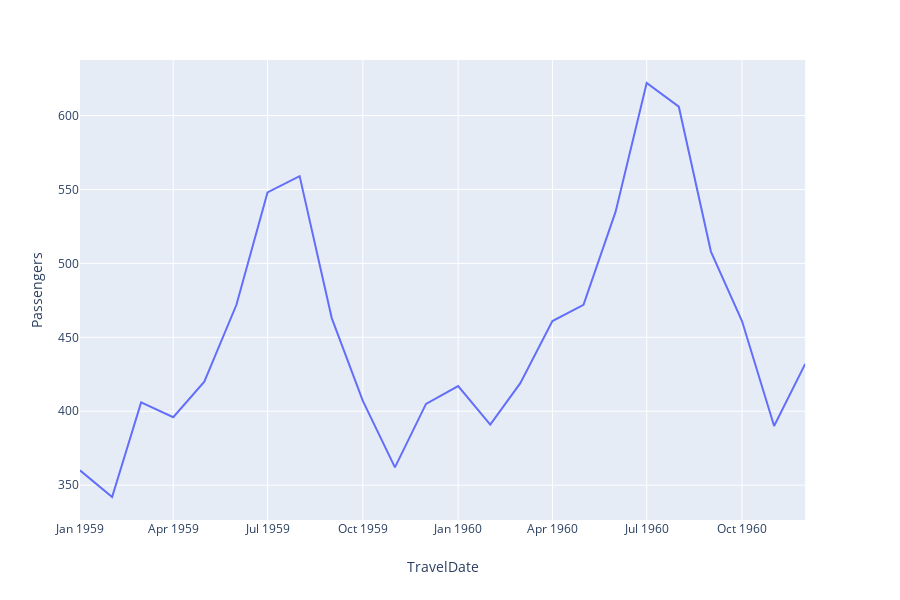

Notebook code for this chart:
### Markdown cell above
Vemos una tendencia al alza que indica que la aerolínea tendría más pasajeros con el tiempo. Aunque hay altibajos en cada momento, generalmente podemos observar que la tendencia aumenta. También podemos notar cómo los altibajos parecen ser un poco regulares, lo que significa que también podríamos estar observando un patrón estacional. Echemos un vistazo más de cerca al observar los datos de algunos años:

### Code cell
px.line(airpassengerspx[(airpassengerspx.TravelDate.dt.year >= 1959)], x="TravelDate", y="Passengers")

### Figure 1 — Plotly figure (JSON) as saved in the notebook; plotly's stock layout.template omitted (floating-point values rounded to 4 significant figures)
{"data": [{"hoverlabel": {"namelength": 0}, "hovertemplate": "TravelDate=%{x}<br>Passengers=%{y}", "legendgroup": "", "line": {"color": "#636efa", "dash": "solid"}, "mode": "lines", "name": "", "showlegend": false, "type": "scatter", "x": ["1959-01-01T00:00:00", "1959-02-01T00:00:00", "1959-03-01T00:00:00", "1959-04-01T00:00:00", "1959-05-01T00:00:00", "1959-06-01T00:00:00", "1959-07-01T00:00:00", "1959-08-01T00:00:00", "1959-09-01T00:00:00", "1959-10-01T00:00:00", "1959-11-01T00:00:00", "1959-12-01T00:00:00", "1960-01-01T00:00:00", "1960-02-01T00:00:00", "1960-03-01T00:00:00", "1960-04-01T00:00:00", "1960-05-01T00:00:00", "1960-06-01T00:00:00", "1960-07-01T00:00:00", "1960-08-01T00:00:00", "1960-09-01T00:00:00", "1960-10-01T00:00:00", "1960-11-01T00:00:00", "1960-12-01T00:00:00"], "xaxis": "x", "y": [360, 342, 406, 396, 420, 472, 548, 559, 463, 407, 362, 405, 417, 391, 419, 461, 472, 535, 622, 606, 508, 461, 390, 432], "yaxis": "y"}], "layout": {"height": 600, "legend": {"tracegroupgap": 0}, "margin": {"t": 60}, "xaxis": {"anchor": "y", "domain": [0, 0.98], "title": {"text": "TravelDate"}}, "yaxis": {"anchor": "x", "domain": [0, 1], "title": {"text": "Passengers"}}}}
